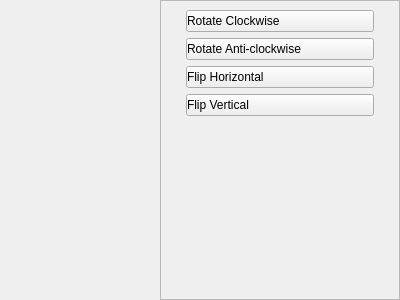
<?xml version="1.0" encoding="UTF-8"?>
<ui version="4.0">
 <class>ImageRotationGUI</class>
 <widget class="QWidget" name="ImageRotationGUI">
  <property name="geometry">
   <rect>
    <x>0</x>
    <y>0</y>
    <width>400</width>
    <height>300</height>
   </rect>
  </property>
  <property name="windowTitle">
   <string notr="true">Form</string>
  </property>
  <layout class="QHBoxLayout" name="horizontalLayout">
   <property name="spacing">
    <number>0</number>
   </property>
   <property name="leftMargin">
    <number>0</number>
   </property>
   <property name="topMargin">
    <number>0</number>
   </property>
   <property name="rightMargin">
    <number>0</number>
   </property>
   <property name="bottomMargin">
    <number>0</number>
   </property>
   <item>
    <widget class="BasicImageView" name="imageView" native="true">
     <property name="sizePolicy">
      <sizepolicy hsizetype="Expanding" vsizetype="Preferred">
       <horstretch>0</horstretch>
       <verstretch>0</verstretch>
      </sizepolicy>
     </property>
    </widget>
   </item>
   <item>
    <widget class="QFrame" name="uiArea">
     <property name="sizePolicy">
      <sizepolicy hsizetype="Fixed" vsizetype="Preferred">
       <horstretch>0</horstretch>
       <verstretch>0</verstretch>
      </sizepolicy>
     </property>
     <property name="minimumSize">
      <size>
       <width>240</width>
       <height>0</height>
      </size>
     </property>
     <property name="frameShape">
      <enum>QFrame::StyledPanel</enum>
     </property>
     <property name="frameShadow">
      <enum>QFrame::Raised</enum>
     </property>
     <layout class="QVBoxLayout" name="verticalLayout_2">
      <item>
       <layout class="QVBoxLayout" name="verticalLayout">
        <property name="leftMargin">
         <number>16</number>
        </property>
        <property name="rightMargin">
         <number>16</number>
        </property>
        <item>
         <widget class="QPushButton" name="rotateRightButton">
          <property name="sizePolicy">
           <sizepolicy hsizetype="Minimum" vsizetype="Fixed">
            <horstretch>0</horstretch>
            <verstretch>0</verstretch>
           </sizepolicy>
          </property>
          <property name="minimumSize">
           <size>
            <width>0</width>
            <height>0</height>
           </size>
          </property>
          <property name="toolTip">
           <string>Rotate clockwise by 90°</string>
          </property>
          <property name="styleSheet">
           <string notr="true">text-align: left;</string>
          </property>
          <property name="text">
           <string>Rotate Clockwise</string>
          </property>
          <property name="icon">
           <iconset theme="clockwise"/>
          </property>
          <property name="iconSize">
           <size>
            <width>16</width>
            <height>16</height>
           </size>
          </property>
         </widget>
        </item>
        <item>
         <widget class="QPushButton" name="rotateLeftButton">
          <property name="toolTip">
           <string>Rotate anti-clockwise by 90°</string>
          </property>
          <property name="styleSheet">
           <string notr="true">text-align: left;</string>
          </property>
          <property name="text">
           <string>Rotate Anti-clockwise</string>
          </property>
          <property name="icon">
           <iconset theme="anticlockwise"/>
          </property>
          <property name="iconSize">
           <size>
            <width>16</width>
            <height>16</height>
           </size>
          </property>
         </widget>
        </item>
        <item>
         <widget class="QPushButton" name="hFlipButton">
          <property name="toolTip">
           <string>Flip holizontally</string>
          </property>
          <property name="styleSheet">
           <string notr="true">text-align: left;</string>
          </property>
          <property name="text">
           <string>Flip Horizontal</string>
          </property>
          <property name="icon">
           <iconset theme="flip_horizontal"/>
          </property>
          <property name="iconSize">
           <size>
            <width>16</width>
            <height>16</height>
           </size>
          </property>
         </widget>
        </item>
        <item>
         <widget class="QPushButton" name="vFlipButton">
          <property name="toolTip">
           <string>Flip vertically</string>
          </property>
          <property name="styleSheet">
           <string notr="true">text-align: left;</string>
          </property>
          <property name="text">
           <string>Flip Vertical</string>
          </property>
          <property name="icon">
           <iconset theme="flip_vertical"/>
          </property>
          <property name="iconSize">
           <size>
            <width>16</width>
            <height>16</height>
           </size>
          </property>
         </widget>
        </item>
       </layout>
      </item>
      <item>
       <spacer name="verticalSpacer">
        <property name="orientation">
         <enum>Qt::Vertical</enum>
        </property>
        <property name="sizeHint" stdset="0">
         <size>
          <width>20</width>
          <height>40</height>
         </size>
        </property>
       </spacer>
      </item>
      <item>
       <widget class="BasicImageViewControl" name="basicImageViewControl" native="true"/>
      </item>
     </layout>
    </widget>
   </item>
  </layout>
 </widget>
 <customwidgets>
  <customwidget>
   <class>BasicImageViewControl</class>
   <extends>QWidget</extends>
   <header>gui/image/basic/control.h</header>
   <container>1</container>
  </customwidget>
  <customwidget>
   <class>BasicImageView</class>
   <extends>QWidget</extends>
   <header>gui/image/basic/image_view.h</header>
   <container>1</container>
  </customwidget>
 </customwidgets>
 <resources/>
 <connections/>
</ui>
